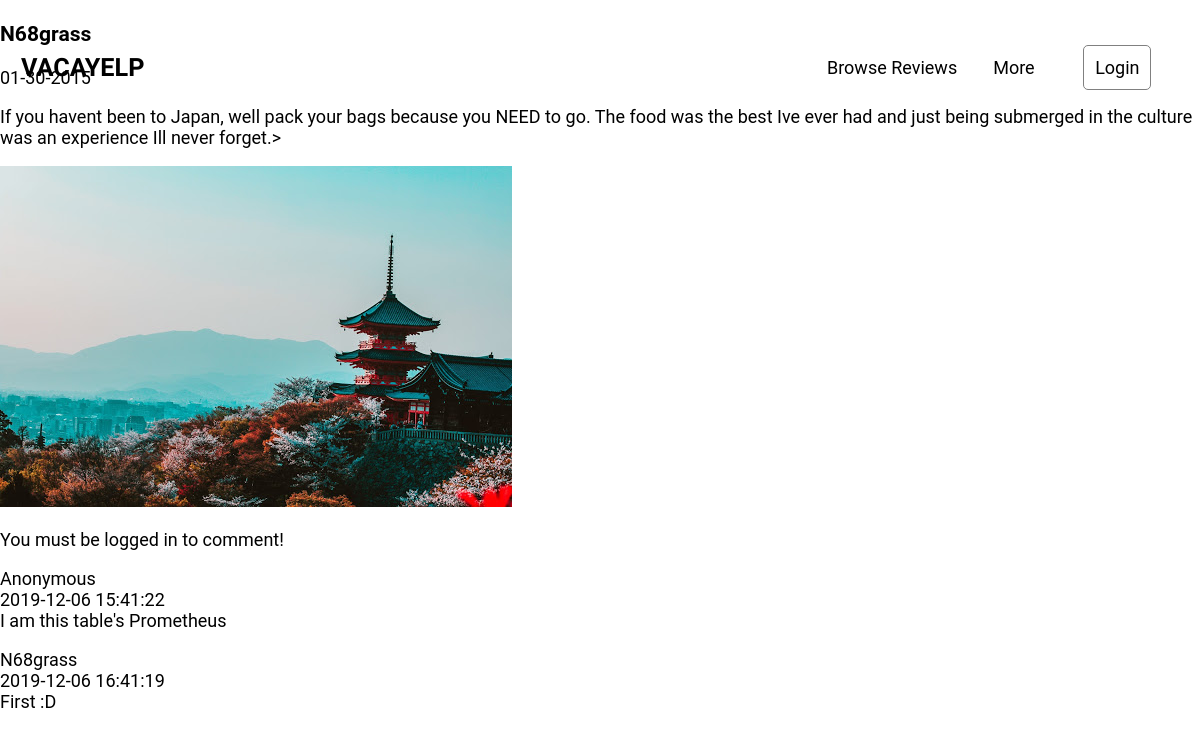
Screenshot of /reviews.php with the database file from the repository.
### tables this page shows
CREATE TABLE `reviews` (
  `username` varchar(25) NOT NULL,
  `dates` varchar(10) NOT NULL,
  `review` varchar(255) NOT NULL,
  `img` varchar(100) NOT NULL
);

CREATE TABLE `comments` (
  `cid` int(11) NOT NULL,
  `username` varchar(25) NOT NULL,
  `dates` datetime NOT NULL,
  `comment` text NOT NULL
);

### reviews.php (the view, shortened to what this page needs)
<?php
  include './common/start.php';
 ?>
<?php include './templates/header.php'; ?>
  <link rel="stylesheet" href="public/style/main.css">
  <link rel="stylesheet" href="public/style/mediaquery.css">
<?php include './templates/nav.php'; ?>
  <div class="">
    <?php
      $conn = connectDB();
      $sql = "SELECT * FROM reviews";
      $result = $conn->query($sql);
      while ($row = $result->fetch_assoc())
      {
      ?>
        <div>
          <h3><?php echo $row['username']?></h3>
          <p><?php echo $row['dates']?></p>
          <p><?php echo $row['review']?>></p>
          <img src="<?php echo $row['img']?>" alt="database content">
        </div>
      <?php
      }
      ?>
    <div>
      <?php
      if (isset($_SESSION['loggedin'])) {
        echo "<form action='".setCom()."' method='post'>
          <input type='hidden' name='username' value='".$_SESSION['userName']."'>
          <input type='hidden' name='date' value='".date('Y-m-d H:i:s')."'>
          <textarea name='comment' cols='75' rows='3'></textarea><br>
          <button type='submit' name='comSubmit'>Post comment</button>
        </form>";
      } else {
        echo "<p>You must be logged in to comment!</p>";
      }
      getCom();
      ?>
    </div>
  </div>
<?php include './templates/footer.php' ?>

### templates/header.php (shortened to what this page needs)
<!DOCTYPE html>
   <html lang="en" dir="ltr">
     <head>
       <link rel="stylesheet" href="https://cdnjs.cloudflare.com/ajax/libs/font-awesome/5.10.2/css/all.css">
       <link rel="stylesheet" href="public/style/headerN.css">

### templates/nav.php
</head>
<body>
  <header>
    <a href="index.php" class="logo">VacaYelp</a>
    <nav>
      <ul>
        <li><a href="reviews.php" class="link">Browse Reviews</a> </li>
        <li><a href="#" class="link">More</a></li>
      </ul>
    </nav>
    <?php  if (isset($_SESSION['loggedin']) && $_SESSION['loggedin'] === 'success') { ?>
      <div class="user">
          <a href="#" class="user-profile"><i class="fas fa-user-circle"></i> <?php echo $_SESSION['userName'] ?></a>
          <div class="dropdown-content">
            <a href="index.php?signout=true">Sign out</a>
            <a href="index.php?deleteAcc=true">Delete Account</a>
          </div>
      </div>
    <?php } else { ?>
      <a href="login.php" class="login_btn">Login</a>
    <?php }?>
  </header>

### common/start.php (shortened to what this page needs)
<?php
  function getCom() {
    $conn = connectDB();
    $sql = "SELECT * FROM comments";
    $result = $conn->query($sql);
    while ($row = $result->fetch_assoc()) {
      echo "<div class='comment-box'><p>";
      echo $row['username']."<br>";
      echo $row['dates']."<br>";
      echo nl2br($row['comment']);
    }
  }
?>

### templates/footer.php
</body>
</html>

### public/style/headerN.css (style rules this page uses)
header { position: absolute; padding: 1em; z-index: 20; display: grid; grid-template-columns: 1fr 4fr 1fr; justify-content: space-between; place-items: center; width: calc(100% - 2em); background: rgba(255, 255, 255, 0); transition: background 200ms ease-in-out; }
header a { text-decoration: none; color: black; }
.logo { font-weight: 600; font-size: 1.4rem; text-transform: uppercase; padding: 0; font-family: 'Playball', cursive; }
nav { justify-self: end; }
nav ul { display: flex; justify-content: space-around; list-style: none; margin: 0; padding: 0; }
.link { position: relative; }
.link::after { content: ''; position: absolute; bottom: -5px; left: 0; width: 100%; height: 2px; background: gray; transform: scaleY(0); transform-origin: bottom; transition: transform 200ms ease-out; }
ul li { padding: 1em; }
.login_btn { display: inline-block; box-sizing: border-box; padding: 0.6em; border: 1px solid gray; position: relative; z-index: 1; transition: color border 150ms ease-in; border-radius: 5px; }
.login_btn::after { content: ''; position: absolute; top: 0; left: 0; width: 100%; height: 100%; border-radius: 5px; background: #1EAFAA; opacity: 1; transform: scaleY(0); transform-origin: top; transition: transform 150ms ease-in; z-index: -1; }

### public/style/main.css (style rules this page uses)
body { margin: 0; padding: 0; height: 100%; width: 100%; font-family: "Roboto"; box-sizing: border-box; position: relative; }

### public/style/mediaquery.css (style rules this page uses)
@media only screen and (min-width: 768px) { html { font-size: 18px; } }
@media only screen and (min-width: 1024px) { body { width: 100%; height: 100vh; } }
@media only screen and (min-width: 1024px) { header { grid-template-columns: 1fr 7fr 1fr; } }

### rows the page displays
reviews: username "N68grass", dates "01-30-2015", review "If you havent been to Japan, well pack your bags because you NEED to go. The food was the best Ive ever had and just being submerged in the culture was an experience Ill never forget.", img (picture)
comments: username "Anonymous", dates "2019-12-06 15:41:22", comment "I am this table's Prometheus"
comments: username "N68grass", dates "2019-12-06 16:41:19", comment "First :D"
